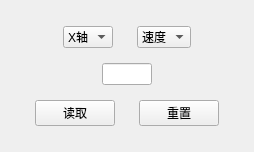
      <widget class="QWidget" name="tab_3">
       <attribute name="title">
        <string>参数</string>
       </attribute>
       <layout class="QGridLayout" name="gridLayout_45">
        <item row="0" column="0">
         <widget class="QFrame" name="frame_49">
          <property name="frameShape">
           <enum>QFrame::NoFrame</enum>
          </property>
          <property name="frameShadow">
           <enum>QFrame::Raised</enum>
          </property>
         </widget>
        </item>
        <item row="1" column="0">
         <widget class="QFrame" name="frame_48">
          <property name="frameShape">
           <enum>QFrame::NoFrame</enum>
          </property>
          <property name="frameShadow">
           <enum>QFrame::Raised</enum>
          </property>
          <layout class="QGridLayout" name="gridLayout_41">
           <property name="topMargin">
            <number>0</number>
           </property>
           <property name="bottomMargin">
            <number>0</number>
           </property>
           <item row="0" column="0">
            <widget class="QFrame" name="frame_77">
             <property name="frameShape">
              <enum>QFrame::NoFrame</enum>
             </property>
             <property name="frameShadow">
              <enum>QFrame::Raised</enum>
             </property>
            </widget>
           </item>
           <item row="0" column="1">
            <widget class="QFrame" name="frame_79">
             <property name="frameShape">
              <enum>QFrame::NoFrame</enum>
             </property>
             <property name="frameShadow">
              <enum>QFrame::Raised</enum>
             </property>
             <layout class="QGridLayout" name="gridLayout_39">
              <property name="bottomMargin">
               <number>0</number>
              </property>
              <item row="0" column="0">
               <widget class="QComboBox" name="comboBox_2">
                <item>
                 <property name="text">
                  <string>X轴</string>
                 </property>
                </item>
                <item>
                 <property name="text">
                  <string>Y轴</string>
                 </property>
                </item>
                <item>
                 <property name="text">
                  <string>Z轴</string>
                 </property>
                </item>
               </widget>
              </item>
             </layout>
            </widget>
           </item>
           <item row="0" column="2">
            <widget class="QFrame" name="frame_78">
             <property name="frameShape">
              <enum>QFrame::NoFrame</enum>
             </property>
             <property name="frameShadow">
              <enum>QFrame::Raised</enum>
             </property>
             <layout class="QGridLayout" name="gridLayout_44">
              <property name="bottomMargin">
               <number>0</number>
              </property>
              <item row="0" column="0">
               <widget class="QComboBox" name="comboBox">
                <item>
                 <property name="text">
                  <string>速度</string>
                 </property>
                </item>
                <item>
                 <property name="text">
                  <string>细分</string>
                 </property>
                </item>
                <item>
                 <property name="text">
                  <string>螺距</string>
                 </property>
                </item>
               </widget>
              </item>
             </layout>
            </widget>
           </item>
           <item row="0" column="3">
            <widget class="QFrame" name="frame_80">
             <property name="frameShape">
              <enum>QFrame::NoFrame</enum>
             </property>
             <property name="frameShadow">
              <enum>QFrame::Raised</enum>
             </property>
            </widget>
           </item>
          </layout>
         </widget>
        </item>
        <item row="2" column="0">
         <widget class="QFrame" name="frame_50">
          <property name="frameShape">
           <enum>QFrame::NoFrame</enum>
          </property>
          <property name="frameShadow">
           <enum>QFrame::Raised</enum>
          </property>
          <layout class="QGridLayout" name="gridLayout_43" columnstretch="1,1,1">
           <property name="topMargin">
            <number>0</number>
           </property>
           <property name="bottomMargin">
            <number>0</number>
           </property>
           <item row="0" column="0">
            <widget class="QFrame" name="frame_81">
             <property name="frameShape">
              <enum>QFrame::NoFrame</enum>
             </property>
             <property name="frameShadow">
              <enum>QFrame::Raised</enum>
             </property>
            </widget>
           </item>
           <item row="0" column="1">
            <widget class="QFrame" name="frame_83">
             <property name="frameShape">
              <enum>QFrame::NoFrame</enum>
             </property>
             <property name="frameShadow">
              <enum>QFrame::Raised</enum>
             </property>
             <layout class="QGridLayout" name="gridLayout_40">
              <item row="0" column="0">
               <widget class="QLineEdit" name="lineEdit_5"/>
              </item>
             </layout>
            </widget>
           </item>
           <item row="0" column="2">
            <widget class="QFrame" name="frame_84">
             <property name="frameShape">
              <enum>QFrame::NoFrame</enum>
             </property>
             <property name="frameShadow">
              <enum>QFrame::Raised</enum>
             </property>
            </widget>
           </item>
          </layout>
         </widget>
        </item>
        <item row="3" column="0">
         <widget class="QFrame" name="frame_51">
          <property name="frameShape">
           <enum>QFrame::NoFrame</enum>
          </property>
          <property name="frameShadow">
           <enum>QFrame::Raised</enum>
          </property>
          <layout class="QGridLayout" name="gridLayout_42" columnstretch="2,1,1,2">
           <property name="topMargin">
            <number>0</number>
           </property>
           <property name="bottomMargin">
            <number>0</number>
           </property>
           <item row="0" column="0">
            <widget class="QFrame" name="frame_73">
             <property name="frameShape">
              <enum>QFrame::NoFrame</enum>
             </property>
             <property name="frameShadow">
              <enum>QFrame::Raised</enum>
             </property>
            </widget>
           </item>
           <item row="0" column="1">
            <widget class="QFrame" name="frame_74">
             <property name="frameShape">
              <enum>QFrame::NoFrame</enum>
             </property>
             <property name="frameShadow">
              <enum>QFrame::Raised</enum>
             </property>
             <layout class="QGridLayout" name="gridLayout_38">
              <property name="topMargin">
               <number>0</number>
              </property>
              <item row="0" column="0">
               <widget class="QPushButton" name="pushButton_19">
                <property name="text">
                 <string>读取</string>
                </property>
               </widget>
              </item>
             </layout>
            </widget>
           </item>
           <item row="0" column="2">
            <widget class="QFrame" name="frame_76">
             <property name="frameShape">
              <enum>QFrame::NoFrame</enum>
             </property>
             <property name="frameShadow">
              <enum>QFrame::Raised</enum>
             </property>
             <layout class="QGridLayout" name="gridLayout_46">
              <property name="topMargin">
               <number>0</number>
              </property>
              <item row="0" column="0">
               <widget class="QPushButton" name="pushButton_20">
                <property name="text">
                 <string>重置</string>
                </property>
               </widget>
              </item>
             </layout>
            </widget>
           </item>
           <item row="0" column="3">
            <widget class="QFrame" name="frame_75">
             <property name="frameShape">
              <enum>QFrame::NoFrame</enum>
             </property>
             <property name="frameShadow">
              <enum>QFrame::Raised</enum>
             </property>
            </widget>
           </item>
          </layout>
         </widget>
        </item>
        <item row="4" column="0">
         <widget class="QFrame" name="frame_61">
          <property name="frameShape">
           <enum>QFrame::NoFrame</enum>
          </property>
          <property name="frameShadow">
           <enum>QFrame::Raised</enum>
          </property>
         </widget>
        </item>
       </layout>
      </widget>
